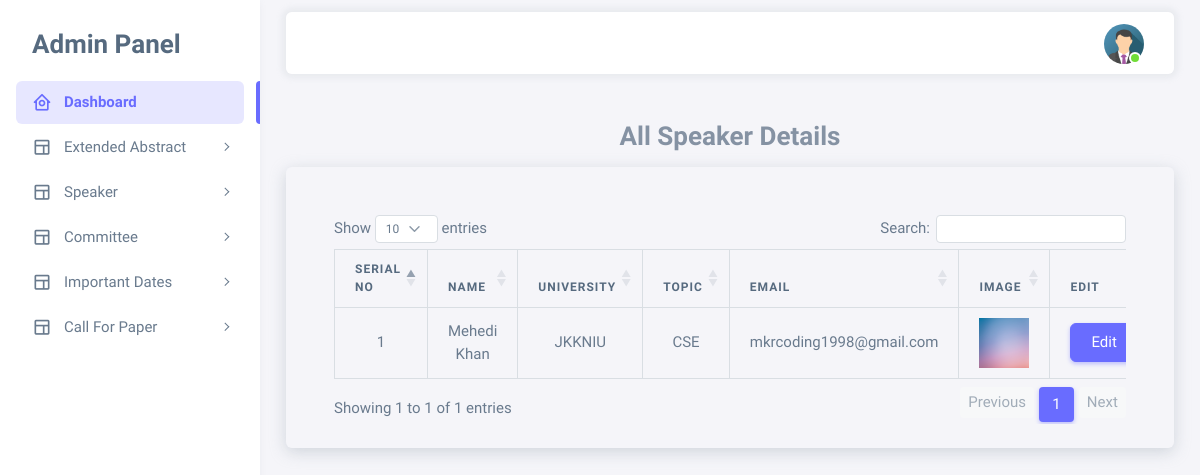
/admin/show_all_speakers.php (signed in), run on the app's committed database.
### tables this page shows
CREATE TABLE `speakers` (
  `speaker_id` int(11) NOT NULL,
  `speaker_image` varchar(50) NOT NULL,
  `speaker_name` varchar(50) NOT NULL,
  `speaker_email` varchar(50) NOT NULL,
  `speaker_contact` varchar(50) NOT NULL,
  `speaker_password` varchar(50) NOT NULL,
  `speaker_country` varchar(100) NOT NULL,
  `speaker_university` varchar(50) NOT NULL,
  `speaker_topic` varchar(50) NOT NULL,
  `speaker_status` enum('0','1') NOT NULL DEFAULT '0',
  `verification_code` varchar(100) NOT NULL
);

### admin/show_all_speakers.php (the view, shortened to what this page needs)
<?php include("admin_header.php") ?>
<div class="container-fluid mt-5">
    <h3 class="text-center text-secondary fw-bold">All Speaker Details</h3>
    <div class="col">
        <div class="card pt-5 pb-4 shadow mb-5 px-md-5 px-3 bg-body rounded">
            <div class="table-responsive">
                <table id="table" class="table table-bordered table-hover text-center">
                    <thead>
                        <tr>
                            <th>Serial No</th>
                            <th>Name</th>
                            <th>University</th>
                            <th>Topic</th>
                            <th>Email</th>
                            <th>Image</th>
                            <th>Edit</th>
                        </tr>
                    </thead>
                    <tbody>
                        <?php
                        $select_from_new_paper = "SELECT * FROM `speakers` ";
                        $run_select_from_new_paper = mysqli_query($conn, $select_from_new_paper);
                        $serial_no = 1;
                        if (mysqli_num_rows($run_select_from_new_paper) > 0) {
                            while ($row = mysqli_fetch_assoc($run_select_from_new_paper)) {
                                extract($row);
                        ?>
                                <tr>
                                    <td><?php echo $serial_no; ?></td>
                                    <td><?php echo $speaker_name ?></td>
                                    <td><?php echo $speaker_university ?></td>
                                    <td><?php echo $speaker_topic ?></td>
                                    <td><?php echo $speaker_email ?></td>
                                    <td><img src="../Images/speaker_images/<?php echo $row['speaker_image'] ?>" width='50px' height='50px'></td>
                                    <td>
                                        <a href="edit_speaker.php?speaker_id=<?php echo $speaker_id ?>" class="btn btn-primary">Edit</a>
                                    </td>
                                </tr>
                        <?php
                                $serial_no++;
                            }
                        }
                        ?>
                    </tbody>
                </table>
            </div>
        </div>
    </div>
</div>
<?php include("admin_footer.php") ?>

### data on the page
speakers: speaker_name "Mehedi Khan", speaker_university "JKKNIU", speaker_topic "CSE", speaker_email "mkrcoding1998@gmail.com", speaker_image (picture)
